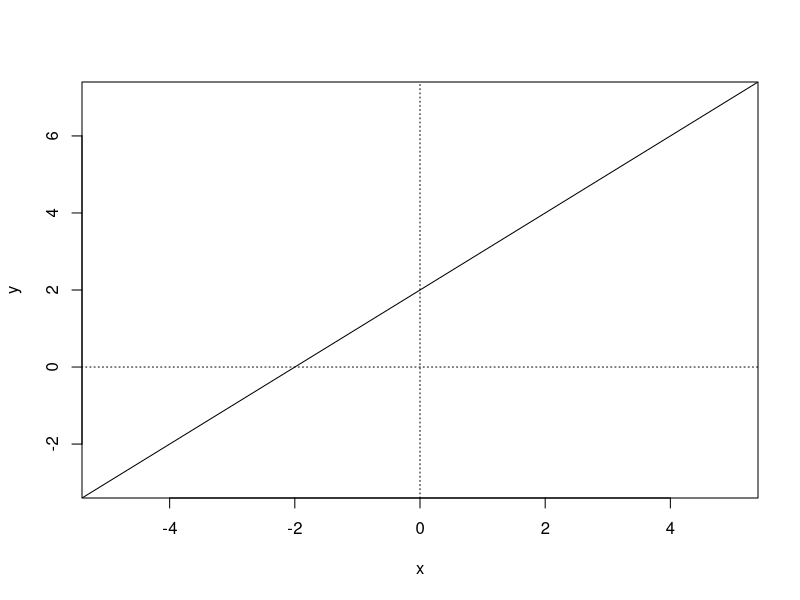
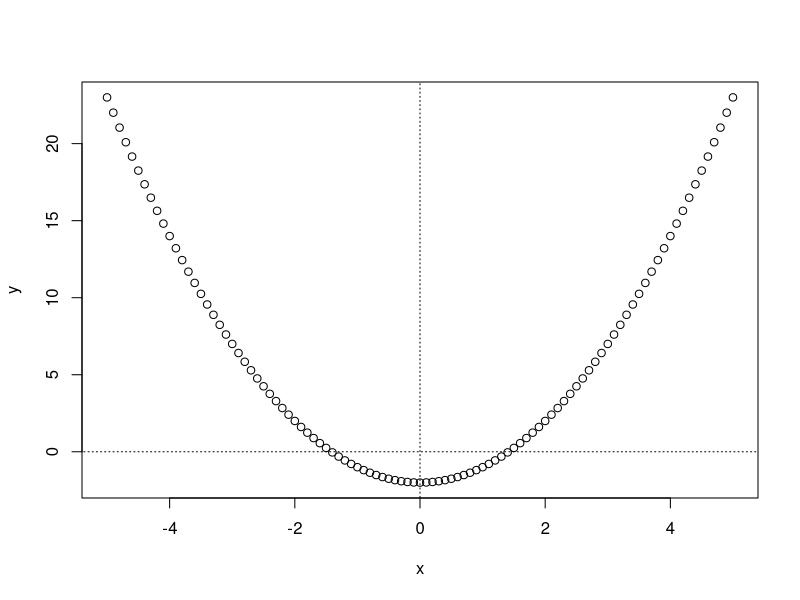
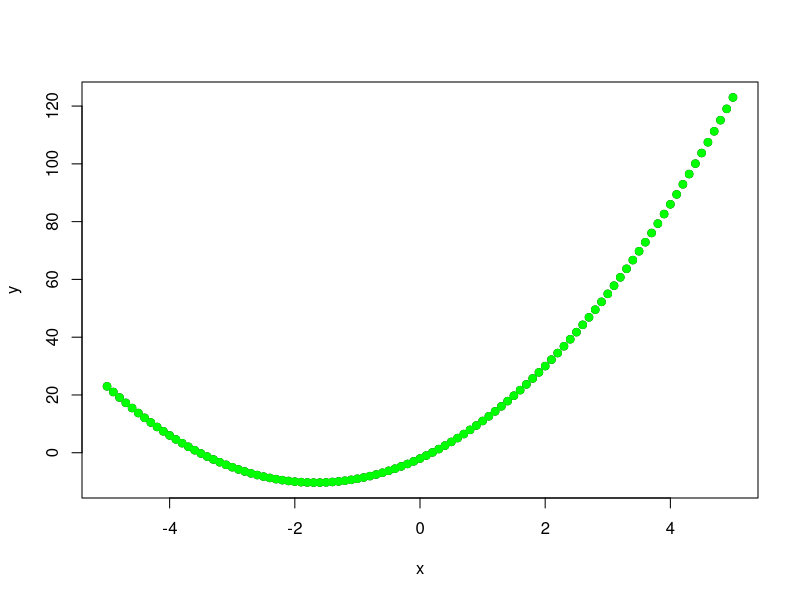

R code for these plots, in order:
rm(list=ls())

# Linear function basics
x <- seq(from=-5, to=5, by=1)
a <- 2
b <- 1
y <- a + b*x
plot(x, y, col="white")
segments(0,-10,0,10, lty=3)
segments(-10,0,10,0,lty=3)
abline(a=2, b=1)

# Quadratic function
x <- seq(from=-5, to=5, by=0.1)
a <- -2
y <- a + x^2
plot(x, y)
segments(0,-30,0,30, lty=3)
segments(-30,0,30,0,lty=3)

# Complex function
a <- -2
b1 <- 10
b2 <- 3
y <- a + b1*x + b2*x^2
plot(x, y)
points(x, y, pch=19, col="green")


# Exercise 1: The dragon gains 12 kg per sheep eaten (slope = 12)
# Exercise 2: After 10 days: y = 0 + 8×10 = 80 species
# Exercise 3:
#   Prime year: find maximum of y = -1 + 2x - 0.15x²
# Derivative: 2 - 0.3x = 0 → x = 6.67 years
# Offspring at prime: y = -1 + 2(6.67) - 0.15(6.67)² ≈ 5.67 offspring
# Exercise 4: The relationship shows an initial increase in species richness with reserve area, reaching a maximum then declining (hump-shaped curve due to negative quadratic term).
